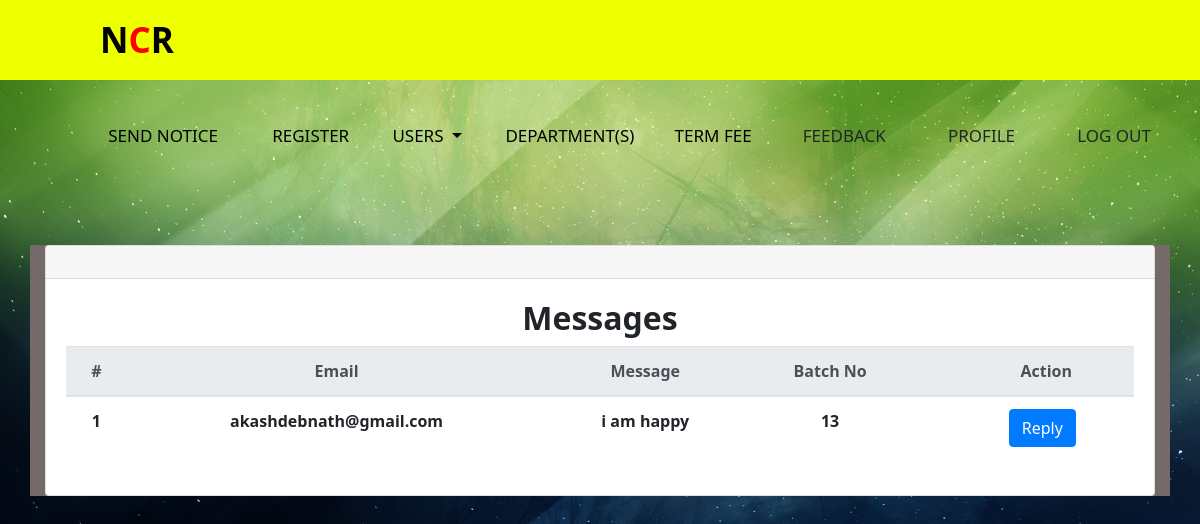
Screenshot of /ADMIN/feedback.php (signed in) with the database file from the repository.
### tables this page shows
CREATE TABLE `contact` (
  `id` int(50) NOT NULL,
  `fname` varchar(50) NOT NULL,
  `lname` varchar(50) NOT NULL,
  `email` varchar(60) NOT NULL,
  `batch` int(50) NOT NULL,
  `message` varchar(80) NOT NULL
);

### ADMIN/feedback.php (the view, shortened to what this page needs)
<!doctype html>
<html lang="en">
<head>
  <link rel="stylesheet" href="fonts/icomoon/style.css">
  <link rel="stylesheet" href="css/owl.carousel.min.css">
  <link rel="stylesheet" href="css/bootstrap.min.css">
  <link rel="stylesheet" href="../style.css">
</head>
<body>
  <?php
  include_once("education_nav.php");
  ?>
  <br><br>
  <div class="col-md-12">
    <div class="container" style="margin-top: 10%;">
      <div class="card text-center">
        <div class="card-header">
        </div>
        <div class="card-body" >
          <h2 class="ti"><strong>Messages</strong></h2>
          <table class="table">
            <thead class="thead-light">
              <tr>
                <th scope="col">#</th>
                <th scope="col">Email</th>
                <th scope="col">Message</th>
                <th scope="col">Batch No</th>
                <th></th>
                <th scope="col">Action</th>
              </tr>
            </thead>
            <tbody>
              <?php
              include("config.php");
              $i = 0;
              $sel = "SELECT * FROM contact";
              $Q = mysqli_query($con, $sel);
              while ($data = mysqli_fetch_assoc($Q)) {
              ?>
                <tr>
                  <th scope="row"><?php echo ++$i; ?></th>
                  <td><?= $data['email']; ?></td>
                  <td><?= $data['message']; ?></td>
                  <td><?= $data['batch']; ?></td>
                  <td>
                  <td><a href="mailto:<?= $data['email']; ?>?subject=NCR_Admin" class="btn btn-primary mr-2">Reply</a></td>
                  </td>
                </tr>
              <?php } ?>
            </tbody>
          </table>
        </div>
      </div>
    </div>
</body>
</html>

### style.css (style rules this page uses)
* { padding: 0; margin: 0; text-decoration: none; list-style: none; box-sizing: border-box; font-family: 'Segoe UI', Tahoma, Geneva, Verdana, sans-serif; }
body { background-image: url("images/green-sky-nature.jpg"); background-size: cover; }
h2 { font-family: 'Courgette', cursive; }

### ADMIN/feedback.php (style rules this page uses)
.container { width: 100%; background-color: #756a6a; font-weight: 600; }

### rows the page displays
contact: email "akashdebnath@gmail.com", message "i am happy", batch "13"
